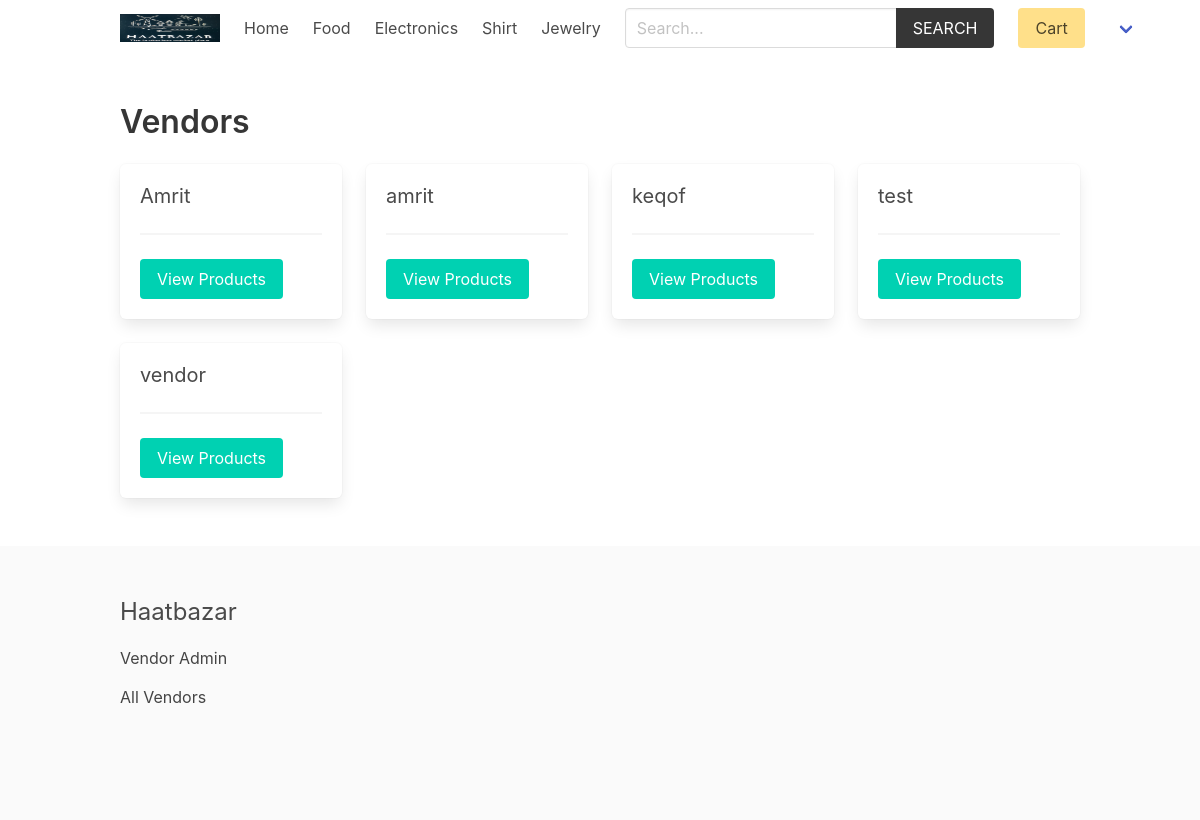
The page /vendor/ (signed in) on the database its author committed.
### product/models.py (models this page shows, shortened)
class Category(models.Model):
    title = models.CharField(max_length=50)
    slug = models.SlugField(max_length=55)
    ordering = models.IntegerField(default=0)
    class Meta:
        ordering = ['ordering']

### vendor/models.py (models this page shows, shortened)
class Vendor(models.Model):
    name = models.CharField(max_length=255)
    created_at = models.DateTimeField(auto_now_add=True)
    created_by = models.OneToOneField(User, related_name='vendor', on_delete=models.CASCADE)
    class Meta:
        ordering = ['name']

### vendor/views.py (the view)
# urls.py: path('', views.vendors, name="vendors"),
def vendors(request):
    vendors = Vendor.objects.all()
    return render(request, 'vendor/vendors.html', {'vendors': vendors})

### cart/cart.py (called while the page is built)
    def __len__(self):
        return sum(item['quantity'] for item in self.cart.values())

### cart/context_processors.py (called while the page is built)
def cart(request):
    return {'cart': Cart(request)}

### product/context_processors.py (called while the page is built)
def menu_categories(request):
    categories = Category.objects.all()
    return {'categories': categories}

### templates/vendor/vendors.html (shortened to what this page needs)
{% extends 'core/base.html' %}
{% block content %}
    <h1 class="title">Vendors</h1>
    <div class="columns is-multiline">
        {% for vendor in vendors %}
            <div class="column is-3">
                <div class="box">
                    <h2 class="subtitle">
                        {{ vendor.name }}
                    </h2>
                    <hr>
                    <a href="{% url 'vendor:vendor' vendor.id %}" class="button is-primary ">View Products</a>
                </div>
            </div>
        {% endfor %}
    </div>
{% endblock content %}

### templates/core/base.html (shortened to what this page needs)
{% load static %}
<!DOCTYPE html>
<html lang="en">
<head>
    <link rel="stylesheet" href="https://cdn.jsdelivr.net/npm/bulma@0.9.2/css/bulma.min.css">
    <link rel="stylesheet" href="{% static 'css/main.css' %}">
</head>
<body>
    <div class="container">
        <nav class="navbar" role="navigation" aria-label="main navigation">
            <div class="navbar-brand">
                <a class="navbar-item" href="{% url 'core:home' %}">
                <img src="media/logo.jpg" width="100" height="100">
                </a>
            </div>
            <div id="navbarBasicExample" class="navbar-menu">
                <div class="navbar-start">
                <a class="navbar-item" href="{% url 'core:home' %}">
                    Home
                </a>
                {% for category in categories %}
                    <a class="navbar-item" href="{% url 'product:category' category.slug %}">
                        {{category.title}}
                    </a>
                {% endfor %}
                </div>
                <div class="navbar-start">
                    <div class="navbar-item">
                        <form method="get" action="{% url 'product:search' %}">
                            <div class="field has-addons">
                                <div class="control">
                                    <input type="search" name="query" id="" class="input" placeholder="Search...">
                                </div>
                                <div class="control">
                                    <button class="button is-dark is-uppercase">Search</button>
                                </div>
                            </div>
                        </form>
                    </div>
                </div>
                <div class="navbar-end">
                <div class="navbar-item">
                    <a href="{% url 'cart:cart' %}" class="button is-warning">Cart {% if cart %}({{cart|length}}){% endif %}</a>
                </div>
                {% if request.user.is_authenticated %}
                <div class="navbar-item has-dropdown is-hoverable">
                    <a class="navbar-link is-capitalized">
                    </a>
                </div>
                {% endif %}
                </div>
            </div>
            </nav>
    </div>
    <section class="section">
        <div class="container">
            {% block content %}{% endblock content %}
        </div>
    </section>
    <footer class="footer">
        <div class="container">
            <h3 class="is-size-4 mb-4">Haatbazar</h3>
            {% if request.user.is_authenticated %}
                <a href="{% url 'vendor:vendor-admin' %}">Vendor Admin</a>
            {% else %}
                <a href="{% url 'vendor:become-vendor' %}">Become a Vendor</a>
            {% endif %}
            <br>
            <a href="{% url 'vendor:vendors' %}">All Vendors</a>
        </div>
    </footer>
</body>
</html>

### core/static/css/main.css (style rules this page uses)
.footer a { margin-bottom: 15px; display: inline-block; color: #444; }

### rows shown on the page
Category: title "Food"
Category: title "Electronics"
Category: title "Shirt"
Category: title "Jewelry"
Vendor: name "Amrit"
Vendor: name "amrit"
Vendor: name "keqof"
Vendor: name "test"
Vendor: name "vendor"
